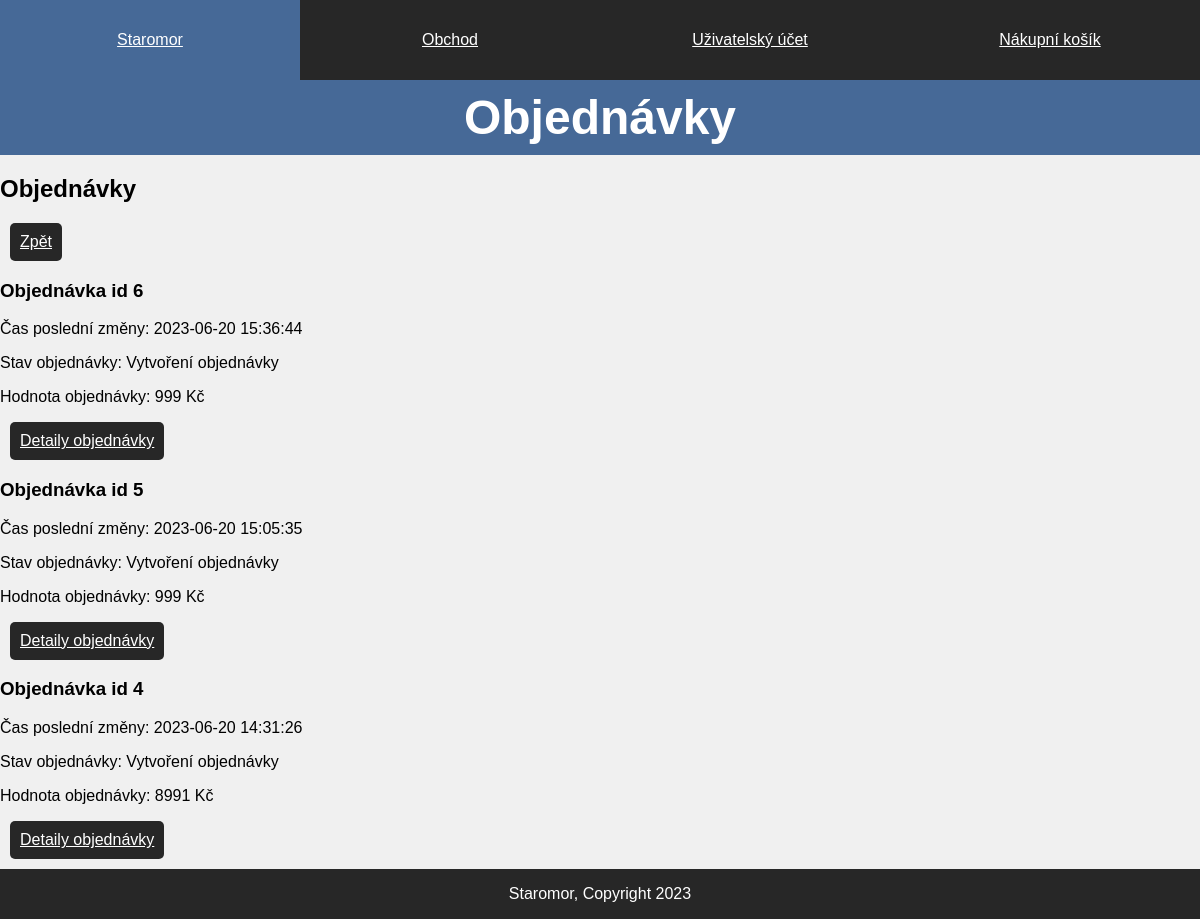
Screenshot of /account/userorders.php (signed in) with the database file from the repository.
### tables this page shows
CREATE TABLE `order_status` (
  `order_status_id` int(11) NOT NULL,
  `date` datetime NOT NULL,
  `status` text NOT NULL,
  `information` text DEFAULT NULL,
  `order_id` int(11) NOT NULL
);

CREATE TABLE `orders` (
  `order_id` int(11) NOT NULL,
  `user_id` int(11) DEFAULT NULL,
  `last_status` int(11) DEFAULT NULL,
  `address_shipping` int(11) NOT NULL,
  `address_billing` int(11) NOT NULL,
  `total_price` double DEFAULT NULL
);

### assets/php/database.php (called while the page is built, shortened)
<?php
class Database {
    protected $pdo;
    public function __construct() {
        $this->pdo = new PDO(
            'mysql:host=' . DB_HOST . ';dbname=' . DB_DATABASE . ';charset=utf8mb4',
            DB_USERNAME,
            DB_PASSWORD
        );
        $this->pdo->setAttribute(
            PDO::ATTR_ERRMODE, PDO::ERRMODE_EXCEPTION
        );
        $this->pdo->setAttribute(
            PDO::ATTR_DEFAULT_FETCH_MODE, PDO::FETCH_ASSOC
        );
    }
    public function queryGet($query,$params) {
        $statement = $this->pdo->prepare($query);
        $statement->execute($params);
        return $statement->fetchAll();
    }
}
?>

### assets/php/order.php (called while the page is built, shortened)
<?php
require_once "database.php";
class Order
{
    public function GetUserOrders($userId)
    {
        $database = new Database();
        $query = "SELECT `orders`.`order_id`,`date`,`status`,`total_price` FROM `orders`
        JOIN `order_status` ON `last_status`=`order_status_id`
        WHERE `user_id`=?
        ORDER BY `date` DESC;";
        $params = array($userId);
        return $database->queryGet($query, $params);
    }
}

### account/userorders.php (the view, shortened to what this page needs)
<?php
$orderView = new Order();
$orders = $orderView->GetUserOrders($_SESSION['user_id']);
?>
<!DOCTYPE html>
<html lang="cs">
<head>
    <link rel="stylesheet" type="text/css" media="screen" href="../assets/css/style.css">
    <link rel="stylesheet" media="print" href="../assets/css/print.css">
</head>
<body>
    <div class="wrapper">
        <header>
            <nav class="nav-list">
                <a class="nav-item" href="../">
                    <p>Staromor</p>
                </a>
                <a class="nav-item" href="../store">
                    <p>Obchod</p>
                </a>
                <a class="nav-item" href="../account">
                    <p>Uživatelský účet</p>
                </a>
                <a class="nav-item" href="../cart">
                    <p>Nákupní košík</p>
                </a>
            </nav>
        </header>
        <main>
            <h1>Objednávky</h1>
            <h2>Objednávky</h2>
            <a class="link-button" href="index.php">Zpět</a>
            ?><p>Zatím nemáte žádné objednávky.</p><?php
            foreach ($orders as $order):
            ?>
            <h3>Objednávka id <?php echo $order['order_id'];?></h3>
            <p>Čas poslední změny: <?php echo $order['date'];?></p>
            <p>Stav objednávky: <?php echo $order['status'];?></p>
            <p>Hodnota objednávky: <?php echo $order['total_price'];?> Kč</p>
            <a class="link-button" href="orderdetail.php?order_id=<?php echo $order['order_id'];?>">Detaily objednávky</a>
            <?php endforeach; ?>
        </main>
        <footer>
            <p>Staromor, Copyright 2023</p>
        </footer>
    </div>
</body>
</html>

### assets/css/style.css (style rules this page uses)
body { font-family: Arial, Helvetica, sans-serif; margin: 0; padding: 0; font-size: 100%; color: black; background-color: darkred; }
.wrapper { box-sizing: border-box; margin: auto; max-width: 1280px; min-height: 100vh; display: flex; flex-flow: column nowrap; justify-content: space-between; align-content: center; }
header { background-color: rgb(39, 39, 39); }
main { flex-grow: 1; background-color: rgb(240, 240, 240); }
footer { height: 50px; background-color: rgb(39, 39, 39); color: white; text-align: center; }
.nav-list { flex: 1; display: flex; flex-flow: row wrap; justify-content: space-around; }
.nav-item, .nav-item-current { flex:1; height: 50px; padding: 15px; background-color: rgb(39, 39, 39); color: white; border-width: 1px; border-color: white; text-align: center; transition: ease .5s; }
a.nav-item, a.link-button, button.link-button { color: white; background-color: rgb(39, 39, 39); transition: ease .5s; }
h1 { text-align: center; padding: 10px 10px; margin: 0; font-size: 300%; color: white; background-color: rgb(70, 105, 151); }
a.link-button { display: block; padding: 10px; margin: 10px; border-radius: 5px; width: fit-content; height: fit-content; }

### assets/css/print.css (style rules this page uses)
nav.nav-list > * { display: none; }
a { text-decoration: underline !important; }
footer { text-align: center; }

### rows the page displays
order_status: order.order_id "6", date "2023-06-20 15:36:44", status "Vytvoření objednávky", order.total_price "999"
order_status: order.order_id "5", date "2023-06-20 15:05:35", status "Vytvoření objednávky", order.total_price "999"
order_status: order.order_id "4", date "2023-06-20 14:31:26", status "Vytvoření objednávky", order.total_price "8991"
